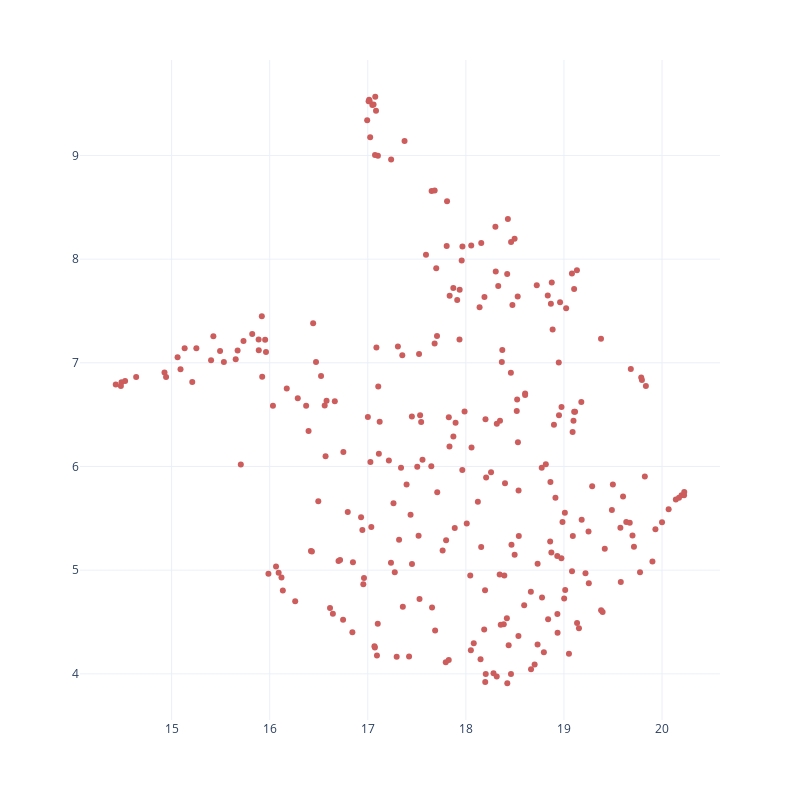

Write notebook code for a chart like this one.
### Code cell
import umap
from sklearn.preprocessing import StandardScaler
reducer = umap.UMAP(n_neighbors=10, min_dist=0.01)

import plotly.express as px
projections = reducer.fit_transform(StandardScaler().fit_transform(_arraify(df, 'bert-vector')))
fig = px.scatter(
    projections, 
    x=0, y=1,
    width=800, height=800,
    hover_data=[df['text']],
    labels={'0': '', '1': ''},
    color_discrete_sequence=['indianred']
)
fig.update_layout(
    template='plotly_white'
)
fig.update(layout_coloraxis_showscale=False)
fig.update_traces(hovertemplate="%{customdata[0]}")
fig.write_html("statements_space.html")
fig.show()

### Figure 1 — Plotly figure (JSON) as saved in the notebook; plotly's stock layout.template omitted (floating-point values rounded to 4 significant figures; data arrays with more than 128 entries replaced by an {"elided": "..."} marker saying what was removed)
{"data": [{"customdata": {"elided": "271x1 str values"}, "hovertemplate": "%{customdata[0]}", "legendgroup": "", "marker": {"color": "indianred", "symbol": "circle"}, "mode": "markers", "name": "", "orientation": "v", "showlegend": false, "type": "scatter", "x": {"elided": "271 float values"}, "xaxis": "x", "y": {"elided": "271 float values"}, "yaxis": "y"}], "layout": {"coloraxis": {"showscale": false}, "height": 800, "legend": {"tracegroupgap": 0}, "margin": {"t": 60}, "width": 800, "xaxis": {"anchor": "y", "domain": [0, 1], "title": {"text": ""}}, "yaxis": {"anchor": "x", "domain": [0, 1], "title": {"text": ""}}}}
